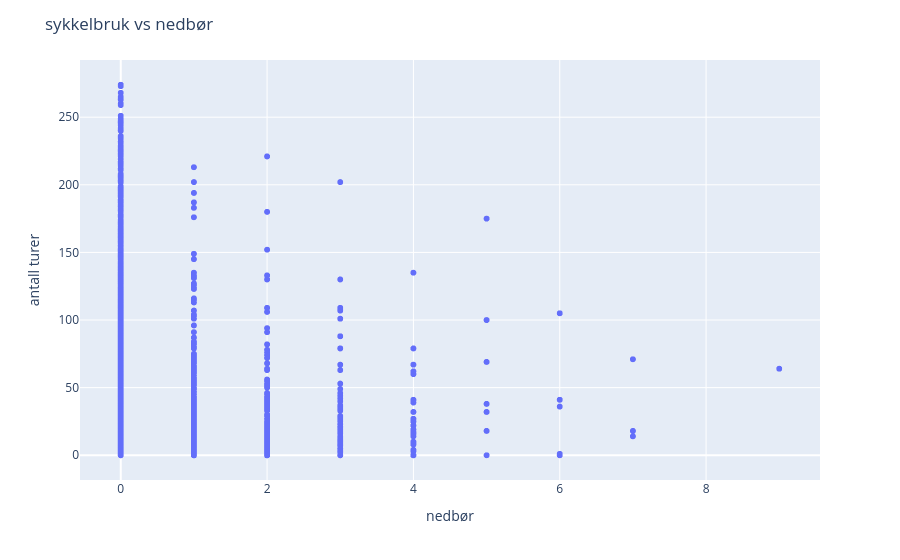

The cell this chart's notebook holds for it:
### Code cell
# visualiserer sammenheng mellom sykkelbruk og nedbør (når det er målt) via scatter
fig = px.scatter(merged_df, "precipitation", "trips_count")
fig.update_layout(title="sykkelbruk vs nedbør", xaxis_title="nedbør",
                  yaxis_title="antall turer")
fig.show()

### Figure 1 — Plotly figure (JSON) as saved in the notebook; plotly's stock layout.template omitted (floating-point values rounded to 4 significant figures; data arrays with more than 128 entries replaced by an {"elided": "..."} marker saying what was removed)
{"data": [{"hovertemplate": "precipitation=%{x}<br>trips_count=%{y}<extra></extra>", "legendgroup": "", "marker": {"color": "#636efa", "symbol": "circle"}, "mode": "markers", "name": "", "showlegend": false, "type": "scattergl", "x": {"elided": "57185 int values"}, "xaxis": "x", "y": {"elided": "57185 int values"}, "yaxis": "y"}], "layout": {"legend": {"tracegroupgap": 0}, "margin": {"t": 60}, "title": {"text": "sykkelbruk vs nedbør"}, "xaxis": {"anchor": "y", "domain": [0, 1], "title": {"text": "nedbør"}}, "yaxis": {"anchor": "x", "domain": [0, 1], "title": {"text": "antall turer"}}}}
